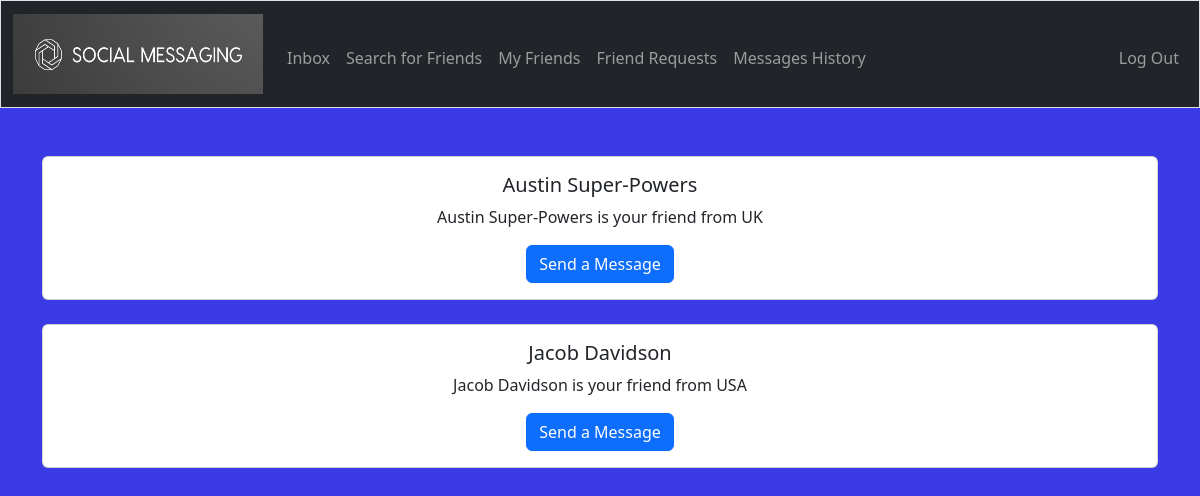
The page /friends (signed in) on the database its author committed.
### tables this page shows
CREATE TABLE users (
    id INTEGER PRIMARY KEY,
    username TEXT UNIQUE,
    hash TEXT,
    full_name TEXT,
    country TEXT
);

### app.py (the view)
@app.route("/friends", methods=["GET", "POST"])
@login_required
def buy():
    user_id = session["user_id"]  # User ID for SQL query
    friends = db.execute("SELECT u.id, u.full_name, u.country FROM friends f JOIN users u ON u.id = f.addressee_id WHERE f.requester_id = ? AND f.status = 'accepted' UNION SELECT u.id, u.full_name, u.country FROM friends f JOIN users u ON u.id = f.requester_id WHERE f.addressee_id = ? AND f.status = 'accepted';", user_id, user_id)
    if request.method == "POST":
        return render_template("send.html")
    return render_template("friends.html", friends=friends)

### app.py (called while the page is built)
@app.after_request
def after_request(response):
    response.headers["Cache-Control"] = "no-cache, no-store, must-revalidate"
    response.headers["Expires"] = 0
    response.headers["Pragma"] = "no-cache"
    return response

### helpers.py (called while the page is built)
def login_required(f):
    @wraps(f)
    def decorated_function(*args, **kwargs):
        if session.get("user_id") is None:
            return redirect("/login")
        return f(*args, **kwargs)
    return decorated_function

### templates/friends.html (shortened to what this page needs)
{% extends "layout.html" %}
{% block main %}
{% for friend in friends %}
<div class="card text-center">
    <div class="card-body">
      <h5 class="card-title">{{friend.full_name}}</h5>
      <p class="card-text">{{friend.full_name}} is your friend from {{friend.country}}</p>
      <form action="/send" method="post">
      <button class="btn btn-primary" type="submit">Send a Message</button>
    </div>
  </div>
  <br>
{% endfor %}
{% endblock %}

### rows shown on the page
users: full_name "Austin Super-Powers", country "UK"
users: full_name "Jacob Davidson", country "USA"
